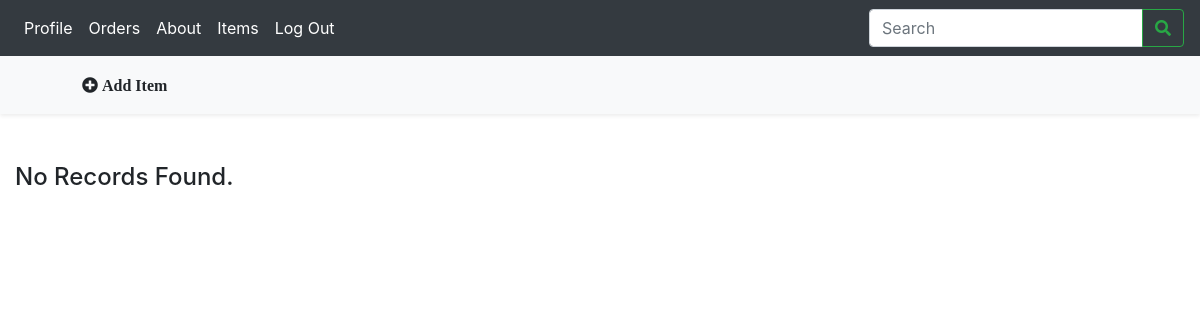
The page /seller/product.php (signed in) on the database as committed earlier.
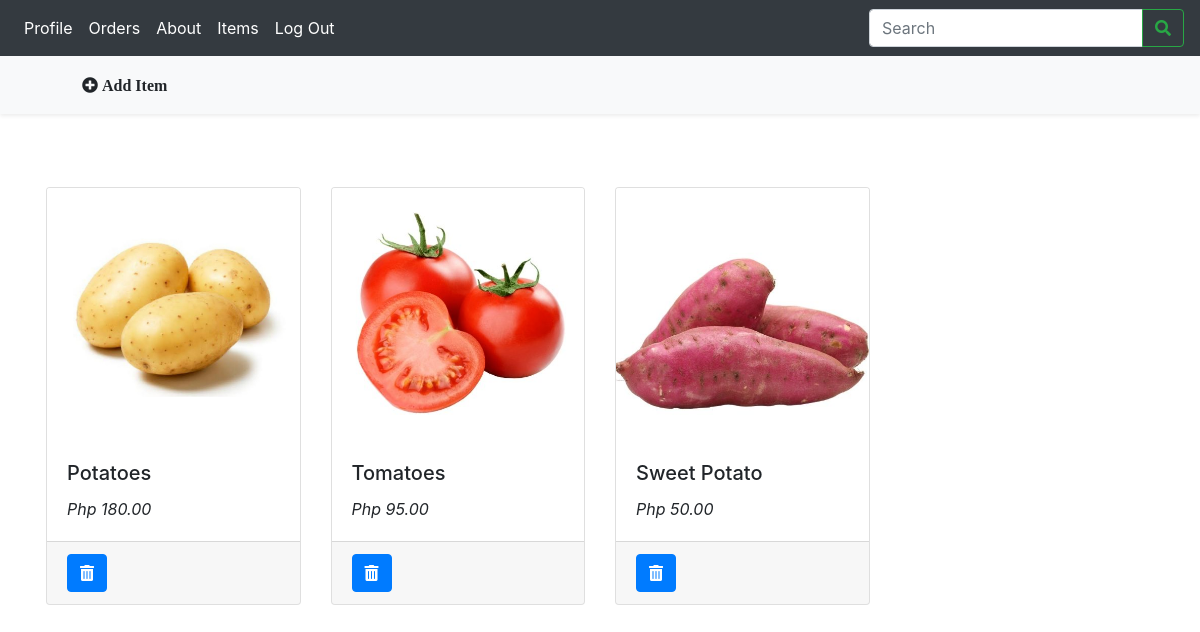
The same page on the database as committed later.
### tables this page shows
CREATE TABLE `items` (
  `item_id` int(11) NOT NULL,
  `item_name` varchar(128) NOT NULL,
  `cat_id` int(11) NOT NULL,
  `item_desc` varchar(255) NOT NULL,
  `item_status` varchar(20) NOT NULL COMMENT 'A for Available, NA for unavailable',
  `item_price` int(11) NOT NULL,
  `user_id` int(11) NOT NULL,
  `item_img` varchar(128) NOT NULL
);

### seller/product.php (the view, shortened to what this page needs)
<?php
include_once "../includes/db_conn.php";
include_once "../includes/function.inc.php";
$searchkey="";
?>
<!DOCTYPE html>
<html>
<head>
    <link rel="stylesheet" href="../css/bootstrap.min.css">
   <link rel="stylesheet" href="bootstrap.css">
    <link rel="stylesheet" href="https://cdnjs.cloudflare.com/ajax/libs/font-awesome/5.15.2/css/all.min.css">
</head>
<body>
<nav class="navbar navbar-dark bg-dark navbar-expand-lg">
  <div class="collapse navbar-collapse" id="navbarTogglerDemo02">
    <ul class="navbar-nav mr-auto mt-2 mt-lg-0">
      <li class="nav-item active">
        <a class="nav-link" href="userprofile.php">Profile <span class="sr-only">(current)</span></a>
      </li>
            <li class="nav-item active">
        <a class="nav-link" href="orders.php">Orders</a>
      </li>
      <li class="nav-item active">
        <a class="nav-link" href="../about.php">About</a>
      </li>
      <li class="nav-item active">
        <a class="nav-link" href="product.php">Items</a>
      </li>
      <li class="nav-item active">
        <a class="nav-link" href="../logout.php">Log Out</a>
      </li>
    </ul>
    <form action="product.php" method="GET">
                       <div class="input-group">
                          <input id="searhbar" name="searchkey" class="form-control" type="text" placeholder="Search">
                          <button class="btn btn-outline-success" type="submit"><i class="fas fa-search"></i></button>
                      </div>
    </form>
  </div>
</nav>
<main>
<div class="container-fluid">
    <div class="row" id="NavigationPanel">
        <nav class="navbar navbar-expand-lg bg-light text-white shadow-sm">
            <div class="container-fluid">
             <a href="index.php" class="navbar-brand btn btn-no-border-orange pb-3">
                </a>
            <div class="collapse navbar-collapse" id="navbarSupportedContent">
                <ul class="navbar-nav me-auto">
                 <li class="nav-item">
                    <a class="nav-link btn btn-no-border-orange"  data-bs-toggle="collapse"
                         href="#addItemForm"  role="button"  aria-expanded="false" aria-controls="addItemForm"><i class="fas fa-plus-circle"> Add Item </i>
                    </a>
                 </li>
                </ul>
            </div>
             </div>
         </nav>
    </div>
    <div class="row" id="NotificationPanel">
        <div class="col-3"></div>
        <div class="col-6">
        </div>
        <div class="col-3"></div>
    </div>
    <br><br>
<div class="row" id="contentPanel">
  <div class="col-12">
  <?php
  if ($searchkey == "") {
    $sql = "SELECT i.item_id
            , i.item_name
            ,i.item_img
            ,i.item_desc
            , c.cat_desc
            , i.item_price
            ,i.item_status
         FROM `items` i
         JOIN `category` c
           ON i.cat_id = c.cat_id
           WHERE i.user_id = ?;";
  $stmt=mysqli_stmt_init($conn);
  if (!mysqli_stmt_prepare($stmt, $sql)){
     echo "Statement Failed.";
     exit();
  }
  mysqli_stmt_bind_param($stmt, "s" ,$_SESSION['userid']);
         }
   mysqli_stmt_execute($stmt);
   $resultData = mysqli_stmt_get_result($stmt);
   $arr=array();
   while($row = mysqli_fetch_assoc($resultData)){
       array_push($arr,$row);
   }
   if(!empty($arr)){
    ?>
    <div class="container-fluid">
      <div class="row px-3">
          <?php
        foreach($arr as $key => $val){ ?>
        <div class="col-3">
          <br>
            <div class="card">
                <img src="../img/<?php echo $val['item_img']; ?>" alt="1 x 1" width="100px" class="card-img-top">
                <div class="card-body">
                    <h5 class="card-title"><?php echo $val['item_name']?></h5>
                    <em class="card-text" > Php <?php echo number_format($val['item_price'],2); ?> </em>
                </div>
                <div class="card-footer">
                    <form action="../includes/DeleteSellerItem.php" method="get">
                        <div class="input-group">
                            <button type="submit" class="btn btn-primary"><i class="fas fa-trash-alt"></i></i> </button>
                        </div>
                    </form>
              </div>
        </div>
   </div>
      <?php
      }
   }
   else{
       echo "<h4> No Records Found.</h4>";
   }
      ?>
  </div>
</div>
</div>
</main>
</body>
</html>

Rows that differ between the two databases and show on the page:
now on this page (row edited): items: item_img (picture), item_name "Potatoes", item_price "180.00"
now on this page (row edited): items: item_img (picture), item_name "Tomatoes", item_price "95.00"
now on this page (row edited): items: item_img (picture), item_name "Sweet Potato", item_price "50.00"
Other text that changed with them:
text no longer shown: "No Records Found."
